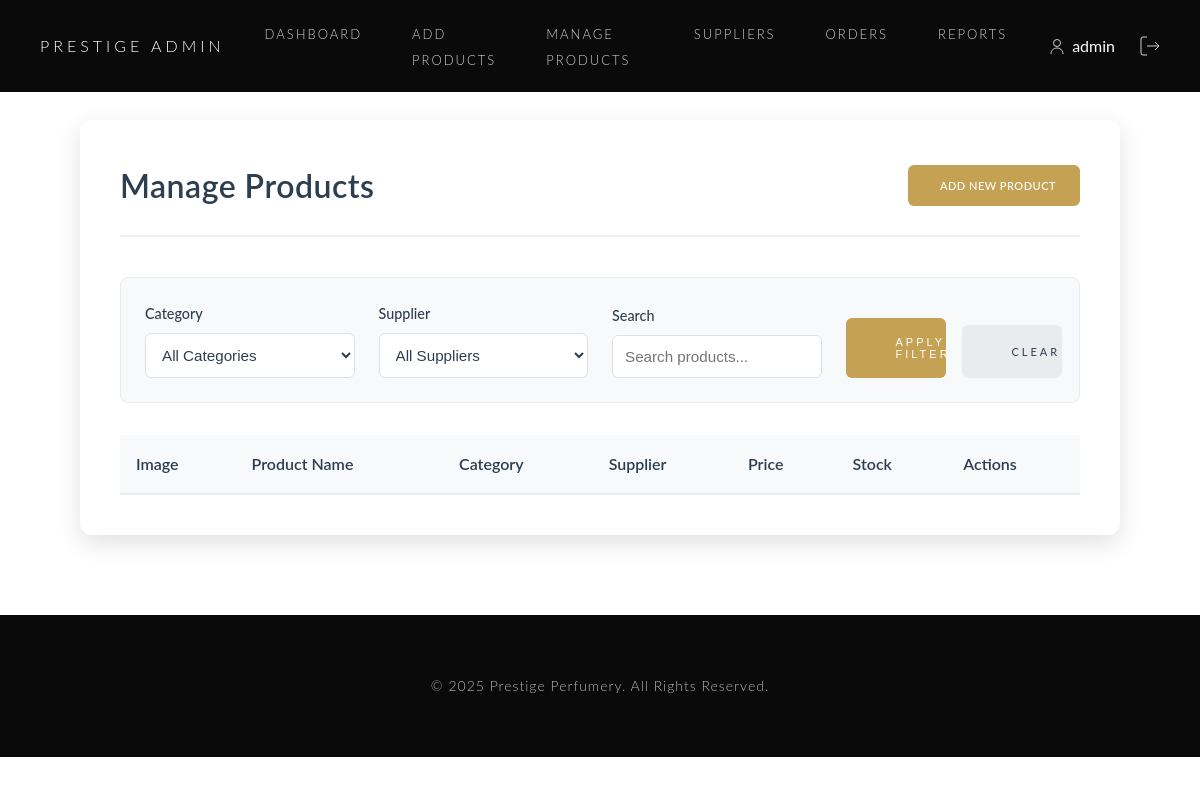
/admin/manageproducts.php (signed in), run on an earlier commit of the app's database.
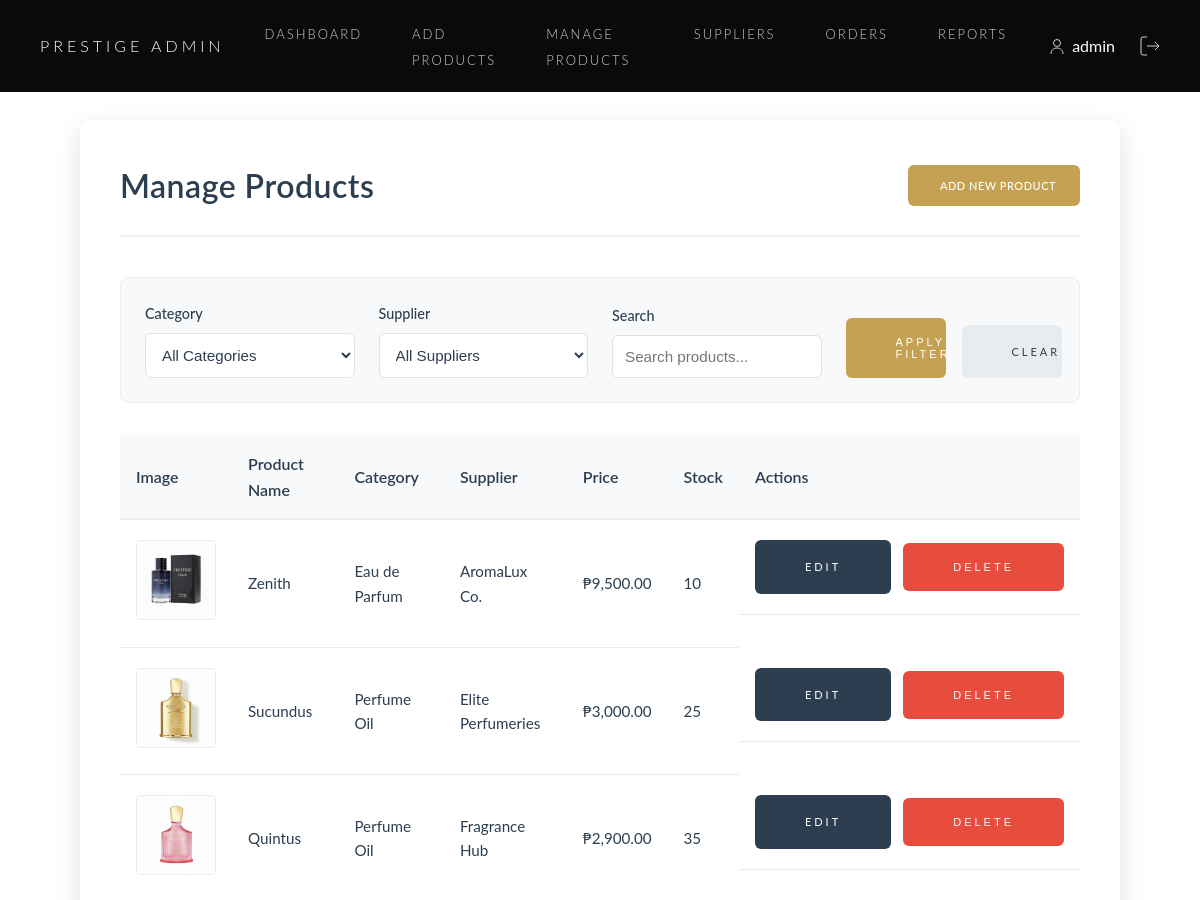
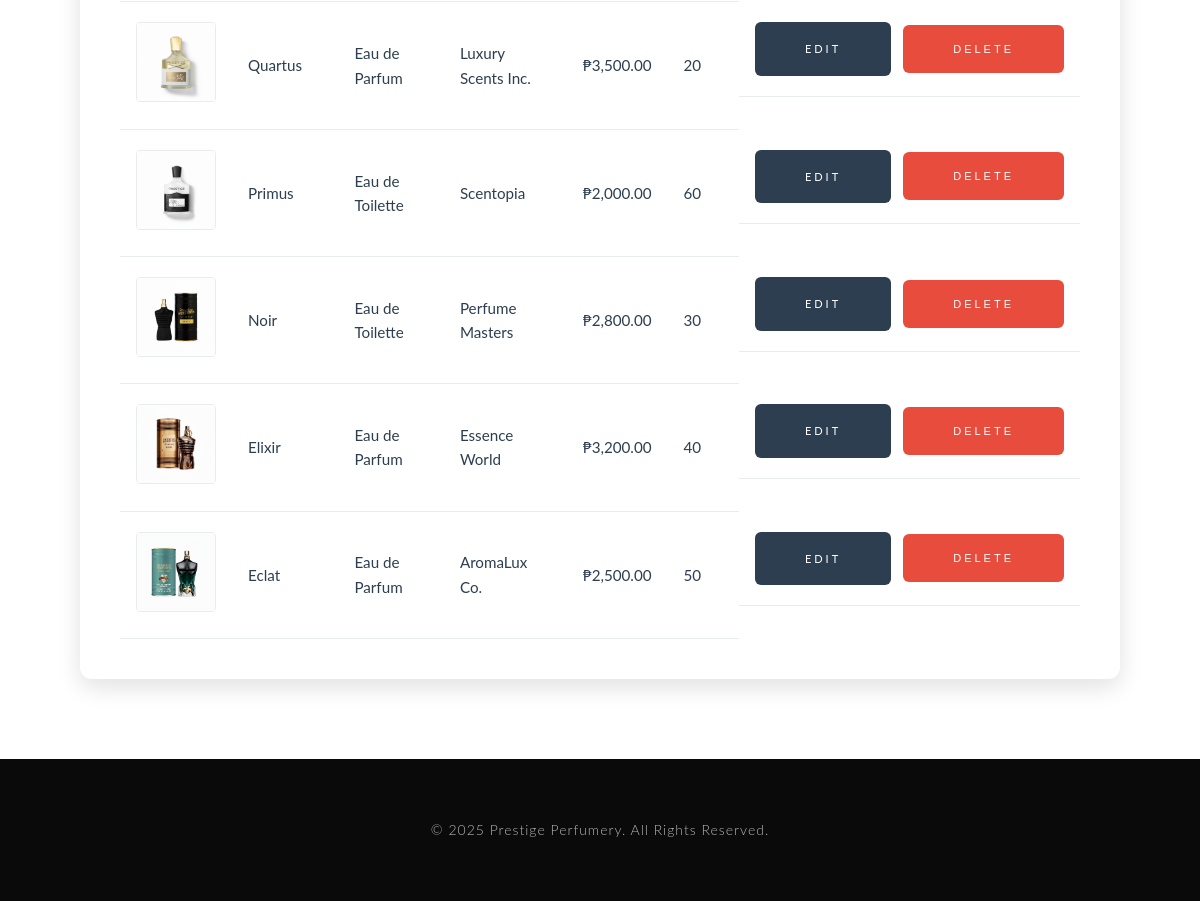
And on a later commit of the database (2 pictures, top to bottom).
### tables this page shows
CREATE TABLE `products` (
  `product_id` int(11) NOT NULL,
  `product_name` varchar(100) NOT NULL,
  `description` text DEFAULT NULL,
  `category_id` int(11) DEFAULT NULL,
  `supplier_id` int(11) DEFAULT NULL,
  `price` decimal(10,2) NOT NULL,
  `stock_quantity` int(11) DEFAULT 0,
  `image_path` varchar(255) DEFAULT NULL,
  `variant` varchar(50) DEFAULT NULL,
  `is_active` tinyint(1) DEFAULT 1
);

CREATE TABLE `categories` (
  `category_id` int(11) NOT NULL,
  `category_name` varchar(50) NOT NULL
);

CREATE TABLE `suppliers` (
  `supplier_id` int(11) NOT NULL,
  `supplier_name` varchar(100) NOT NULL,
  `contact_person` varchar(100) DEFAULT NULL,
  `contact_number` varchar(20) DEFAULT NULL,
  `address` varchar(255) DEFAULT NULL,
  `is_active` tinyint(1) DEFAULT 1
);

### admin/manageproducts.php (the view, shortened to what this page needs)
<?php
require_once '../includes/adminheader.php';
$search_term = isset($_GET['search']) ? $_GET['search'] : '';
$query = "SELECT p.*, c.category_name, s.supplier_name
          FROM products p
          LEFT JOIN categories c ON p.category_id = c.category_id
          LEFT JOIN suppliers s ON p.supplier_id = s.supplier_id
          WHERE 1=1";
$params = [];
$query .= " ORDER BY p.product_id DESC";
$stmt = $pdo->prepare($query);
$stmt->execute($params);
$products = $stmt->fetchAll();
?>
<div class="admin-main">
    <div class="product-management-container">
        <div class="page-header">
            <h2>Manage Products</h2>
            <div class="header-actions">
                <a href="additems.php" class="btn btn-primary">
                    <i class="fas fa-plus"></i> Add New Product
                </a>
            </div>
        </div>
        <div class="filters-section">
            <form method="GET" class="filters-form">
                <div class="filters-grid">
                    <div class="filter-group">
                        <label for="category">Category</label>
                        <select name="category" id="category" class="filter-select">
                            <option value="">All Categories</option>
                        </select>
                    </div>
                    <div class="filter-group">
                        <label for="supplier">Supplier</label>
                        <select name="supplier" id="supplier" class="filter-select">
                            <option value="">All Suppliers</option>
                        </select>
                    </div>
                    <div class="filter-group">
                        <label for="search">Search</label>
                        <input type="text" name="search" id="search" class="filter-input"
                               placeholder="Search products..."
                               value="<?php echo htmlspecialchars($search_term); ?>">
                    </div>
                    <div class="filter-actions">
                        <button type="submit" class="btn btn-filter">
                            <i class="fas fa-search"></i> Apply Filters
                        </button>
                        <a href="manageproducts.php" class="btn btn-clear">
                            <i class="fas fa-times"></i> Clear
                        </a>
                    </div>
                </div>
            </form>
        </div>
        <div class="products-table-container">
            <table class="products-table">
                <thead>
                    <tr>
                        <th>Image</th>
                        <th>Product Name</th>
                        <th>Category</th>
                        <th>Supplier</th>
                        <th>Price</th>
                        <th>Stock</th>
                        <th>Actions</th>
                    </tr>
                </thead>
                <tbody>
                    <?php foreach ($products as $product): ?>
                        <tr>
                            <td class="product-image">
                                <img src="<?php echo '../' . htmlspecialchars($product['image_path']); ?>"
                                     alt="<?php echo htmlspecialchars($product['product_name']); ?>">
                            </td>
                            <td><?php echo htmlspecialchars($product['product_name']); ?></td>
                            <td><?php echo htmlspecialchars($product['category_name']); ?></td>
                            <td><?php echo htmlspecialchars($product['supplier_name']); ?></td>
                            <td>₱<?php echo number_format($product['price'], 2); ?></td>
                            <td><?php echo $product['stock_quantity']; ?></td>
                            <td class="actions">
                                <a href="editproduct.php?id=<?php echo $product['product_id']; ?>"
                                   class="btn btn-edit" title="Edit Product">
                                    <i class="fas fa-edit"></i> Edit
                                </a>
                                <form class="delete-form" method="POST"
                                      onsubmit="return confirm('Are you sure you want to delete this product? This action cannot be undone.');">
                                    <button type="submit" name="delete_product"
                                            class="btn btn-delete" title="Delete Product">
                                        <i class="fas fa-trash"></i> Delete
                                    </button>
                                </form>
                            </td>
                        </tr>
                    <?php endforeach; ?>
                </tbody>
            </table>
        </div>
    </div>
</div>
<?php require_once '../includes/footer.php'; ?>

### includes/adminheader.php (shortened to what this page needs)
<!DOCTYPE html>
<html lang="en">
<head>
    <link rel="stylesheet" href="../assets/css/admin.css">
    <link rel="stylesheet" href="/prestigeperfumes/assets/css/style.css">
</head>
<body>
<header class="header">
    <nav class="navbar">
        <div class="nav-container">
            <a href="/prestigeperfumes/admin/dashboard.php" class="logo">
                <span class="logo-text">PRESTIGE ADMIN</span>
            </a>
            <ul class="nav-links">
                <li><a href="/prestigeperfumes/admin/dashboard.php">Dashboard</a></li>
                <li><a href="/prestigeperfumes/admin/additems.php">Add Products</a></li>
                <li><a href="/prestigeperfumes/admin/manageproducts.php">Manage Products</a></li>
                <li><a href="/prestigeperfumes/admin/suppliers.php">Suppliers</a></li>
                <li><a href="/prestigeperfumes/admin/orders.php">Orders</a></li>
                <li><a href="/prestigeperfumes/admin/reports.php">Reports</a></li>
            </ul>
            <div class="nav-icons">
                <div class="icon-link">
                    <svg width="20" height="20" viewBox="0 0 20 20" fill="none">
                        <circle cx="10" cy="7" r="3.5" stroke="currentColor"/>
                        <path d="M4 18c0-3.5 2.5-6 6-6s6 2.5 6 6" stroke="currentColor"/>
                    </svg>
                    <?php if (isset($_SESSION['admin_username'])): ?>
                        <span style="margin-left: 5px; color: #fff;"><?php echo htmlspecialchars($_SESSION['admin_username']); ?></span>
                    <?php endif; ?>
                </div>
                <a href="/prestigeperfumes/admin/logout.php" class="icon-link" aria-label="Logout">
                    <svg width="20" height="20" viewBox="0 0 20 20" fill="none">
                        <path d="M7 19H3a2 2 0 01-2-2V3a2 2 0 012-2h4M19 10l-4-4m4 4l-4 4m4-4H7" stroke="currentColor"/>
                    </svg>
                </a>
            </div>
        </div>
    </nav>
</header>
<main class="admin-main">

### includes/footer.php (shortened to what this page needs)
</main>
<footer>
    <div class="footer-content">
        <div class="footer-main">
            <p>&copy; <?php echo date("Y"); ?> Prestige Perfumery. All Rights Reserved.</p>
        </div>
    </div>
</footer>
</html>

### assets/css/admin.css (style rules this page uses)
body { margin: 0; font-family: 'Lato', -apple-system, BlinkMacSystemFont, 'Segoe UI', sans-serif; background: #f8f9fa; }
.admin-main { padding: 2rem; max-width: 1200px; margin: 0 auto; }
.btn { padding: 0.75rem 2rem; font-size: 0.9rem; letter-spacing: 1px; border: none; border-radius: 4px; cursor: pointer; transition: all 0.3s ease; text-transform: uppercase; }
.btn-primary { background: #0a0a0a; color: #fff; }
.product-management-container { background: #ffffff; padding: 2.5rem; border-radius: 12px; box-shadow: 0 8px 24px rgba(0,0,0,0.12); margin: 0 auto; }
.filters-section { background: #f8f9fa; padding: 1.5rem; border-radius: 8px; margin-bottom: 2rem; border: 1px solid #e9ecef; }
.filters-grid { display: grid; grid-template-columns: repeat(auto-fit, minmax(200px, 1fr)); gap: 1.5rem; align-items: end; }
.filter-group { display: flex; flex-direction: column; gap: 0.5rem; }
.filter-group label { font-size: 0.9rem; font-weight: 500; color: #2c3e50; }
.filter-select, .filter-input { padding: 0.75rem; border: 1px solid #dee2e6; border-radius: 6px; font-size: 0.95rem; color: #2c3e50; background-color: #fff; transition: all 0.3s ease; }
.filter-actions { display: flex; gap: 1rem; align-items: flex-end; }
.btn-filter { background: #c5a253; color: #fff; border: none; padding: 0.75rem 1.5rem; border-radius: 6px; font-weight: 500; display: inline-flex; align-items: center; gap: 0.5rem; transition: all 0.3s ease; cursor: pointer; }
.btn-clear { background: #e9ecef; color: #2c3e50; border: none; padding: 0.75rem 1.5rem; border-radius: 6px; font-weight: 500; display: inline-flex; align-items: center; gap: 0.5rem; transition: all 0.3s ease; text-decoration: none; cursor: pointer; }
.page-header { display: flex; justify-content: space-between; align-items: center; margin-bottom: 2.5rem; padding-bottom: 1.5rem; border-bottom: 2px solid #f0f0f0; }
.page-header h2 { font-size: 2rem; color: #2c3e50; margin: 0; font-weight: 600; letter-spacing: 0.5px; }
.header-actions { display: flex; gap: 1rem; }
.header-actions .btn-primary { background: #c5a253; color: #fff; padding: 0.75rem 1.5rem; border-radius: 6px; text-decoration: none; display: inline-flex; align-items: center; gap: 0.5rem; font-weight: 500; letter-spacing: 0.5px; transition: all 0.3s ease; border: none; }
.products-table-container { overflow-x: auto; margin-top: 1.5rem; }
.products-table { width: 100%; border-collapse: separate; border-spacing: 0; background: #fff; }
.products-table th { background: #f8f9fa; padding: 1rem; text-align: left; font-weight: 600; color: #2c3e50; border-bottom: 2px solid #e9ecef; }
.products-table td { padding: 1.25rem 1rem; border-bottom: 1px solid #e9ecef; vertical-align: middle; font-size: 0.95rem; color: #2c3e50; }
.products-table tbody tr { transition: all 0.3s ease; }
.product-image img { width: 80px; height: 80px; object-fit: cover; border-radius: 4px; border: 1px solid #e9ecef; }
.actions { display: flex; gap: 0.5rem; align-items: center; }
.btn-edit, .btn-delete { padding: 0.6rem 1rem; border-radius: 6px; border: none; cursor: pointer; transition: all 0.3s ease; font-size: 0.9rem; font-weight: 500; display: inline-flex; align-items: center; gap: 0.5rem; text-decoration: none; }
.btn-edit { background: #2c3e50; color: #fff; }
.btn-delete { background: #e74c3c; color: #fff; }
.actions { display: flex; gap: 0.75rem; align-items: center; }
.delete-form { display: inline; }

### includes/adminheader.php (style rules this page uses)
.header { background: #0a0a0a; }
.logo-text { color: #ffffff; }
.nav-links a { color: rgba(255, 255, 255, 0.8); }
.nav-links a::after { background: #c5a253; }
.admin-main { padding: 40px; margin-top: 80px; max-width: 1400px; margin-left: auto; margin-right: auto; }
.icon-link { color: rgba(255, 255, 255, 0.8); }

What changed in the data, as far as the page shows it:
added products: image_path (picture), product_name "Zenith", category.category_name "Eau de Parfum", supplier.supplier_name "AromaLux Co.", price "9,500.00", stock_quantity "10"
added products: image_path+product_name (picture), product_name "Sucundus", category.category_name "Perfume Oil", supplier.supplier_name "Elite Perfumeries", price "3,000.00", stock_quantity "25"
added products: image_path+product_name (picture), product_name "Quintus", category.category_name "Perfume Oil", supplier.supplier_name "Fragrance Hub", price "2,900.00", stock_quantity "35"
added products: image_path+product_name (picture), product_name "Quartus", category.category_name "Eau de Parfum", supplier.supplier_name "Luxury Scents Inc.", price "3,500.00", stock_quantity "20"
added products: image_path+product_name (picture), product_name "Primus", category.category_name "Eau de Toilette", supplier.supplier_name "Scentopia", price "2,000.00", stock_quantity "60"
added products: image_path+product_name (picture), product_name "Noir", category.category_name "Eau de Toilette", supplier.supplier_name "Perfume Masters", price "2,800.00", stock_quantity "30"
added products: image_path+product_name (picture), product_name "Elixir", category.category_name "Eau de Parfum", supplier.supplier_name "Essence World", price "3,200.00", stock_quantity "40"
added products: image_path+product_name (picture), product_name "Eclat", category.category_name "Eau de Parfum", supplier.supplier_name "AromaLux Co.", price "2,500.00", stock_quantity "50"
